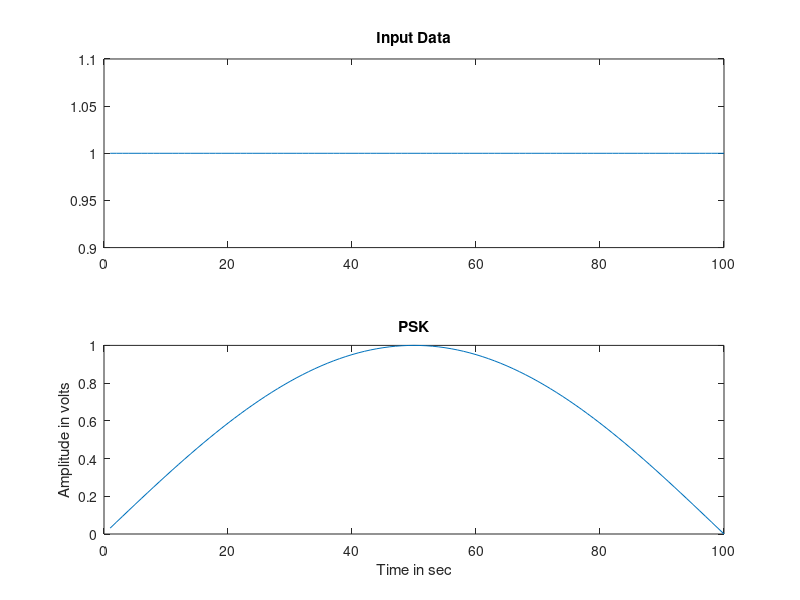

Write the MATLAB code that produced this figure.
clc;
clear all;
close all;
n=input('Enter the input bits: ');
y=length(n);
freq=input('Enter the frequency: ');
for i= 1:y
    if n(1,i)==0
        for t=((i-1)*100+1):(i*100)
            y(t)=sin(2*pi*freq*t/1000+pi);
            x(t)=0;
        end
    else
        for t=((i-1)*100+1):(i*100)
            y(t)=sin(2*pi*freq*t/1000);
            x(t)=1;
        end
    end
end
figure(1);
subplot(2,1,1);
plot(x);
title('Input Data');
subplot(2,1,2);
plot(y);
title('PSK');
xlabel('Time in sec');
ylabel('Amplitude in volts');